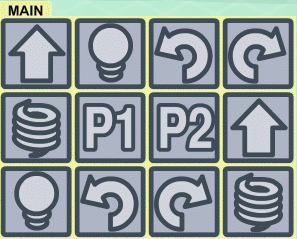
#> input picture virtual_imgs/main.png, 297 x 239 px
$ jupyter execute '26.09 - find_mult_objs test p1 and p2.ipynb'
#> lines starting #> are read from the running program, lines starting #| are printed output that depends on the picture; after the words box and inside, x2 and y2 are one past the last pixel; in counts of white or black regions, pixels touching at a corner belong together
[cell 1]
from sklearn.cluster import MeanShift, estimate_bandwidth
from matplotlib import pyplot as plt
import numpy as np
import cv2
import os


img2 = cv2.imread("virtual_imgs/main.png",0)
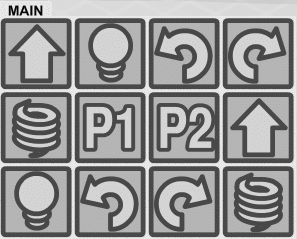
#> img2: shape (239, 297); min 6, max 232, mean 149.1

plt.imshow(img2,cmap = 'gray')
plt.show()

detector = cv2.xfeatures2d.SIFT_create()
matcher = cv2.BFMatcher(cv2.NORM_L2)
kp2, des2 = detector.detectAndCompute(img2, None)
#> kp2 = 619 keypoints; strongest (x, y, size): (41, 13, 2.4), (10, 7, 2.4), (17, 7, 2.5), (24, 7, 2.3)

[cell 2]
img2 = cv2.imread("virtual_imgs/main.png",0)
kp2, des2 = detector.detectAndCompute(img2, None)

x = np.array([kp2[0].pt])
#> x = [[4.62, 168.9]]
for i in range(len(kp2)):
    x = np.append(x, [kp2[i].pt], axis=0)
#> this loop made 619 passes
#> x on passes 1 to 3: [[4.62, 168.9], [4.62, 168.9]], [[4.62, 168.9], [4.62, 168.9], [4.65, 86.06]], [[4.62, 168.9], [4.62, 168.9], [4.65, 86.06], [4.65, 94.93]]
#> after the loop, x = 620 pairs, first value 4.62 to 290.1, second value 6.84 to 233.2

x = x[1:len(x)]
#> x = 619 pairs, first value 4.62 to 290.1, second value 6.84 to 233.2
bandwidth = estimate_bandwidth(x, quantile=0.075, n_samples=len(x))
#> bandwidth = 43.16
ms = MeanShift(bandwidth=bandwidth, bin_seeding=True, cluster_all=True)
ms.fit(x)
labels = ms.labels_
#> labels = 619 values, max 12 at index 309, min 0 at index 333, mean 5.06
cluster_centers = ms.cluster_centers_
#> cluster_centers = 13 rows, first 8: [204.8, 130.8], [254.9, 110.3], [34.96, 37.04], [118, 97.42], [170.8, 89.24], [49.11, 78.07], [76.91, 147.8], [266, 53.32]

labels_unique = np.unique(labels)
#> labels_unique = [0, 1, 2, 3, 4, 5, 6, 7, 8, 9, 10, 11, 12]
n_clusters_ = len(labels_unique)
#> n_clusters_ = 13
print("number of estimated clusters : %d" % n_clusters_)
#| number of estimated clusters : 13

s = [None] * n_clusters_
#> s = 13 items
for i in range(n_clusters_):
    l = ms.labels_
    d, = np.where(l == i)
    s[i] = list(kp2[xx] for xx in d)

des2_ = des2

for file in os.listdir('icones_p1p2'):
    print(file)
    img1 = cv2.imread("icones_p1p2/"+file,0)
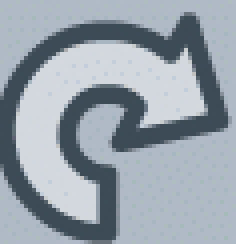
#> input picture icones_p1p2/dir.jpg, 59 x 61 px (shown 4 times larger)
#> img1: shape (61, 59); min 71, max 216, mean 159.5
    kp1, des1 = detector.detectAndCompute(img1, None)
#> kp1 = 18 keypoints; strongest (x, y, size): (20, 50, 6.3), (36, 30, 2), (43, 23, 8.9), (33, 26, 4.3)


    for i in range(n_clusters_):

        kp2 = s[i]
        l = ms.labels_
        d, = np.where(l == i)
        des2 = des2_[d, ]


        des1 = np.float32(des1)
        des2 = np.float32(des2)

        matches = matcher.knnMatch(des1, trainDescriptors = des2, k = 2)

        good = []
        for m,n in matches:
            if m.distance < 0.8*n.distance:
                good.append(m)

        if len(good)>3:
            src_pts = np.float32([ kp1[m.queryIdx].pt for m in good ]).reshape(-1,1,2)
            dst_pts = np.float32([ kp2[m.trainIdx].pt for m in good ]).reshape(-1,1,2)

            M, mask = cv2.findHomography(src_pts, dst_pts, cv2.RANSAC, 2)

            if M is not None:
                matchesMask = mask.ravel().tolist()

                h,w = img1.shape
                pts = np.float32([ [0,0],[0,h-1],[w-1,h-1],[w-1,0] ]).reshape(-1,1,2)
                dst = cv2.perspectiveTransform(pts,M)

                img2 = cv2.polylines(img2,[np.int32(dst)],True,(0, 255, 0),3, cv2.LINE_AA)

                plt.imshow(img2, 'gray'), plt.show()

        else:
            #print ("Not enough matches are found - %d/%d" % (len(good),3))
            matchesMask = None
#> this loop made 13 passes
#> (matchesMask, dst) on pass 8: ([1, 1, 1, 1, 1, 1, 1, 1, 1, 1, 1, 1, 1], [[229.5, 23.06], [229.4, 82.9], [287, 83.41], [287, 22.47]])
#> matchesMask on pass 11: [1, 1, 1, 1, 1, 1, 1, 1, 1, 1, 1, 1, 1, 1]
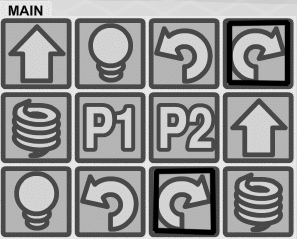
#> img2: shape (239, 297); 4.58% of pixels changed, all inside (x1, y1, x2, y2) = (152, 19, 291, 236)
#> pass 2 of the loop `for file in os.listdir('icones_p1p2'):`:
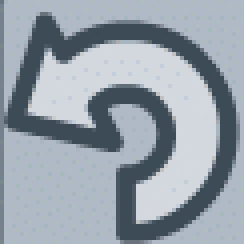
#> input picture icones_p1p2/esq.jpg, 61 x 61 px (shown 4 times larger)
#> img1: shape (61, 61)
#> kp1 = 20 keypoints; strongest (x, y, size): (38, 50, 6.3), (22, 30, 1.9), (25, 26, 4.3), (32, 44, 4.6)
#> the loop `for i in range(n_clusters_): ` made 13 passes
#> (dst_pts, matchesMask) on passes 8, 11: ([[278, 49.55], [278, 49.55], [265.2, 53.36], [271.3, 45.43]], [1, 1, 1, 1]), ([[204, 197.6], [204, 197.6], [191.2, 201.4], [197.3, 193.4]], [1, 1, 1, 1])
#> after the loop `for i in range(n_clusters_):`:
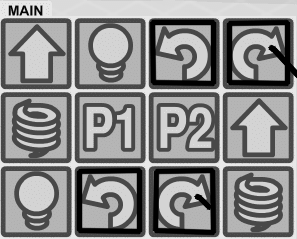
#> img2: shape (239, 297); 5.2% of pixels changed, all inside (x1, y1, x2, y2) = (76, 19, 297, 235)
#> pass 3 of the loop `for file in os.listdir('icones_p1p2'):`:
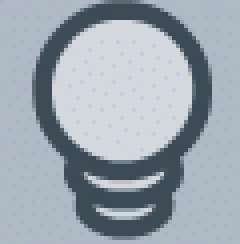
#> input picture icones_p1p2/lamp.jpg, 60 x 61 px (shown 4 times larger)
#> img1: shape (61, 60)
#> kp1 = 13 keypoints; strongest (x, y, size): (19, 41, 6), (30, 22, 18), (42, 40, 5.9), (43, 44, 3.5)
#> the loop `for i in range(n_clusters_): ` made 13 passes
#> (matchesMask, dst) on passes 4, 12: ([0, 0, 1, 1, 1, 1, 1, 1, 1, 1, 1], [[80.04, 22.97], [80.07, 83], [139, 83.06], [139.1, 22.8]]), ([0, 0, 1, 1, 1, 1, 1, 1, 1, 1, 1, 1], [[5.11, 168.8], [5.94, 231], [64.08, 230.5], [66.27, 169.9]])
#> after the loop `for i in range(n_clusters_):`:
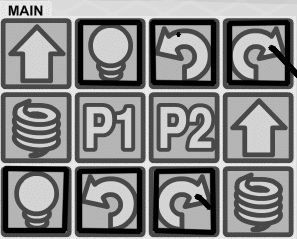
#> img2: shape (239, 297); 4.72% of pixels changed, all inside (x1, y1, x2, y2) = (2, 19, 182, 234)
